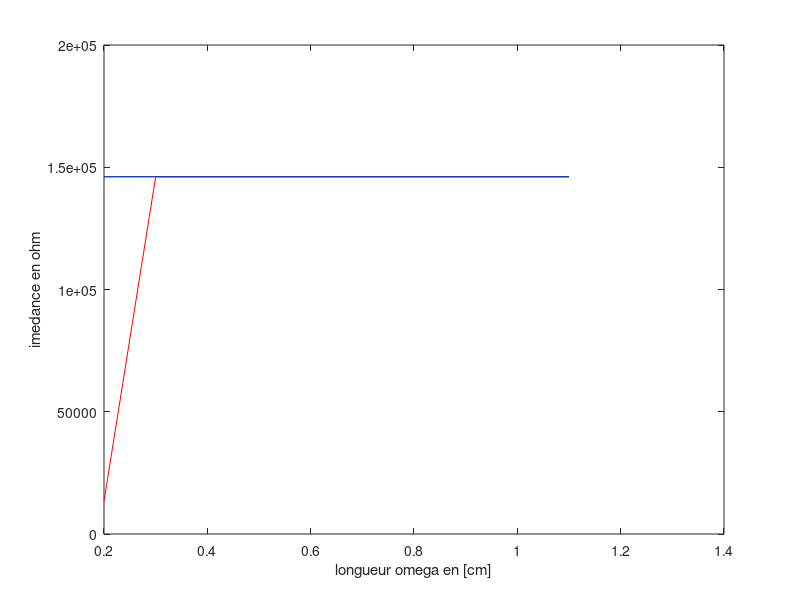
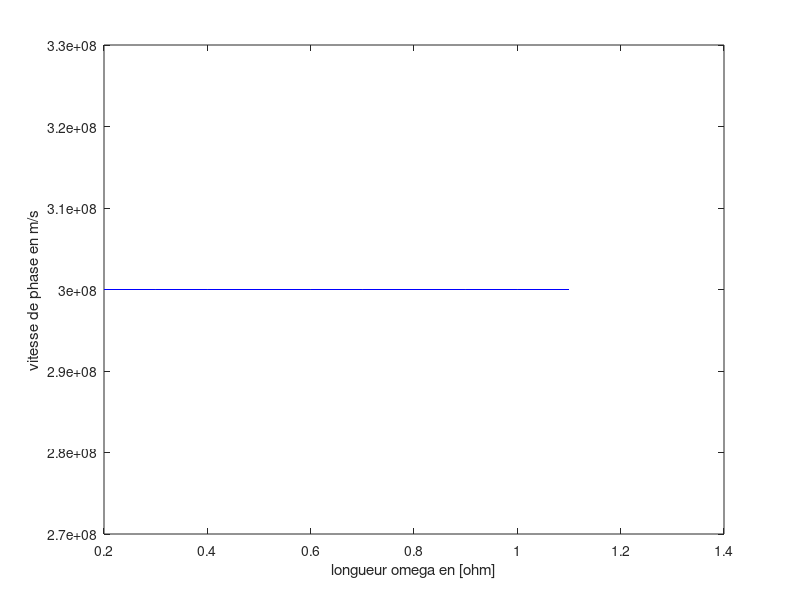

MATLAB code for these plots, in order:
function imedance_ligne_microruban
a=2.5;b=2.5;c=0.001;d=0.5;v1=100;h=0.025;ep1=1;ep2=2.35;ep3=5; %initialisation
e0=8.81*10^(-12);
eps=[ep1,ep2,ep3];
t=0.2:0.1:1.1;
for r=1:3
    e1=eps(r)*e0;
for k=1:10
    w=t(k);
    V=zeros(round(a/h)+1);
    U=V;
    for i=1:round(w/h)+1
	V(i,round((d+c)/h)+1)=v1;
    end
    m=0;   %indice d'it�ration
    bool=1;
    e=0.001; %pr�cision%
%calcul du potentiel lorsque le di�l�ctrique est le vide%
    while bool
	m=m+1;
	for i=1:round(a/h)+1
	    for j=1:round(b/h)+1
		if i==1 && j==1
		    V(i,j)=0.5*(V(i+1,j)+V(i,j+1));
		elseif i==1 && j<round(b/h)+1 && j~=round((d+c) /h)+1
		    V(i,j)=0.25*(V(i, j-1)+V(i,j+1) +2*V(i+1,j));
		elseif j==1 && i<round(a/h)+1
		    V(i,j)=0.25*(2*V(i, j+1)+V(i-1, j)+V(i+1,j));
		elseif j==round((d+c) /h+1)
		    if i>round(w/h)+1 && i<round(a/h)+1
			V(i,j)=0.25*(V(i,j+1)+V(i, j-1)+V(i-1,j)+V(i+1,j));
		    end
		elseif i>1 && i<round((a/h)+1 && j>1 && j<round(b/h)+1)
			V(i,j)=0.25*(V(i, j+1) +V(i, j-1) +V(i-1, j)+V(i+1,j));
		end
	    end
	end
     bool=(e<max(max(abs(V-U))));
     U=V;
     end
    %d�termination de la charge lorsque le di�lectrique est vide%
     Q0=0.5*e0*(V(1,round((c+d) /h) +4) +V(1,round((c+d) /h) +3));
     for i=1:42
	Q0=Q0+e0*(V(i,round((c+d) /h) +4) -V(i,round((c+d) /h) +3));
     end
     for j=round((c+d) /h) +3:1:2
	Q0=Q0+e0*(V(round((w/h) +3,j) -V(round(w/h) +2, j)));
     end
     Q0=Q0+e0*V(round(w/h) +2,round((c+d) /h) +3);
     Q0=Q0+ (e0*0.5*(V(round((w/h) +3), 1 -V(round(w/h) +2), 1)));
	C0=4*Q0/100;
     %EN pr�sence du di�l�ctrique%
     %initialisation!
     V=zeros(round(a/h)+1);
     bool=(e<max(max(abs(V-U))));
   U=V;
   e0=0.81*10^(-12);
   for i=1:round(w/h)+1
	V(i, round((d+c) /h)+1)=100;
   end

   n=0; %indice d'it�ration%
   bool=1;
   e=0.001; %pr�cision%
   %calcul du potentiel en pr�sence du di�lectrique%
   while bool
	n=n+1;
	for i=1:round(a/h)+1
	    for j=1:round(b/h)+1
		if i==1 && j==1
		   V(i,j)=0.5*(V(i+1,j) +V(i,j+1));
		elseif i==1 && j<round(b/h) +1 &&j~=round((d+c) /h)+1
		   V(i,j)=0.25*(V(i,j-1) +V(i,j+1)+2*V(i+1,j)); 
		elseif j==1 && i<round(a/h) +1
		   V(i,j)=0.25*(2*V(i,j+1) +V(i-1,j) +V(i+1,j)); 
		elseif j==round((d+c) /h)+1
		   if i>round(w/h)+1 && i<round(a/h)+1
			V(i,j)=0.25*((e1/ (2*(e0+e1))) *V(i, j+1)+(e0/ (2*(e0+e1))) *V(i, j-1) +V(i+1, j) +V(i+1, j));
		   end
		elseif i>i && i<round(a/h)+1 && j>i && j<round(b/h)+1
		end
	     end
	end
   	bool=(e<max(max(abs(V-U))));
	U=V;
	end
	%d�termination de la charge en pr�sence du di�lectrique%
Q=0.5*e0*(V(1,round((c+d) /h) +4) -V(1,round((c+d) /h)+3));
	for i=1:round(w/h) +2
	    Q=Q0+e0*(V(i,round((c+d) /h) +4)-V(i,round((c+d) /h) +3));
	end
	for j=round((c+d) /h) +3:-1:22
	    Q=Q+e0*(V(round(w/h) +3, j) -V(round(w/h)+2, j));
	end
            Q=Q-e0*V(round(w/h) +2, round((c+d) /h) +3);
	Q=Q+((e0+e1) /2)*(V(round(w/h) +3,round ((d+c) /h)+1)-V(round(w/h) +2, round((d+c) /h) +1));
	for j=20:-1:2
	Q=Q+e0*(V(round(w/h)+3,j)-V(round(w/h)+2,j));
end
Q=Q+(e0*0.5*(V(round(w/h)+3,1)-V(round(w/h)+2,1)));
    C=4*Q/100;
%calcul de l'imp�dance caract�ristique%
Z0=1/(3*10^8*(C*C0)^0.5);
u0=3*10^8*(C0/C)^0.5;
    Z(r,k)=Z0; 
    u(r,k)=u0;
end
end

% Create the results directory if it doesn't exist
if ~exist('results/imedance_ligne_microruban', 'dir')
    mkdir('results/imedance_ligne_microruban');
end

% Base filename for text results
baseFilename_text = 'results/imedance_ligne_microruban/imedance_ligne_microruban_results.txt';
filename_text = baseFilename_text;
count_text = 1;

% Check if the text file exists and update the filename with a count
while exist(filename_text, 'file')
    filename_text = sprintf('results/imedance_ligne_microruban/imedance_ligne_microruban_results_%d.txt', count_text);
    count_text = count_text + 1;
end

% Open the text file for writing results
fileID_text = fopen(filename_text, 'w');

% Write variables and results to the text file
fprintf(fileID_text, 'a = %f, b = %f, c = %f, d = %f, v1 = %f, h = %f\n', a, b, c, d, v1, h);
fprintf(fileID_text, 'ep1 = %f, ep2 = %f, ep3 = %f\n', ep1, ep2, ep3);
fprintf(fileID_text, 'e0 = %e\n', e0);
fprintf(fileID_text, 'Z = \n');
fprintf(fileID_text, '%f ', Z);
fprintf(fileID_text, '\n\nu = \n');
fprintf(fileID_text, '%f ', u);
fprintf(fileID_text, '\n');

% Close the text file
fclose(fileID_text);

% Base filename for image results
baseFilename_image = 'results/imedance_ligne_microruban/imedance_ligne_microruban_plot';
filename_image = baseFilename_image;
count_image = 1;

% Check if the image file exists and update the filename with a count
while exist([filename_image '.png'], 'file')
    filename_image = sprintf('results/imedance_ligne_microruban/imedance_ligne_microruban_plot_%d', count_image);
    count_image = count_image + 1;
end

% Plotting and saving impedance results
filename_image_Z = [filename_image '_Z'];
count_image_Z = 1;
while exist([filename_image_Z '.png'], 'file')
    filename_image_Z = sprintf('%s_Z_%d', filename_image, count_image_Z);
    count_image_Z = count_image_Z + 1;
end
figure(1);
plot(t, Z(1,:), 'r', t, Z(2,:), 'g', t, Z(3,:), 'b');
xlabel('longueur omega en [cm]');
ylabel('imedance en ohm');
saveas(figure(1), [filename_image_Z '.png']);

% Plotting and saving phase velocity results
filename_image_u = [filename_image '_U'];
count_image_u = 1;
while exist([filename_image_u '.png'], 'file')
    filename_image_u = sprintf('%s_U_%d', filename_image, count_image_u);
    count_image_u = count_image_u + 1;
end
figure(2);
plot(t, u(1,:), 'r', t, u(2,:), 'g', t, u(3,:), 'b');
xlabel('longueur omega en [ohm]');
ylabel('vitesse de phase en m/s');
saveas(figure(2), [filename_image_u '.png']);
